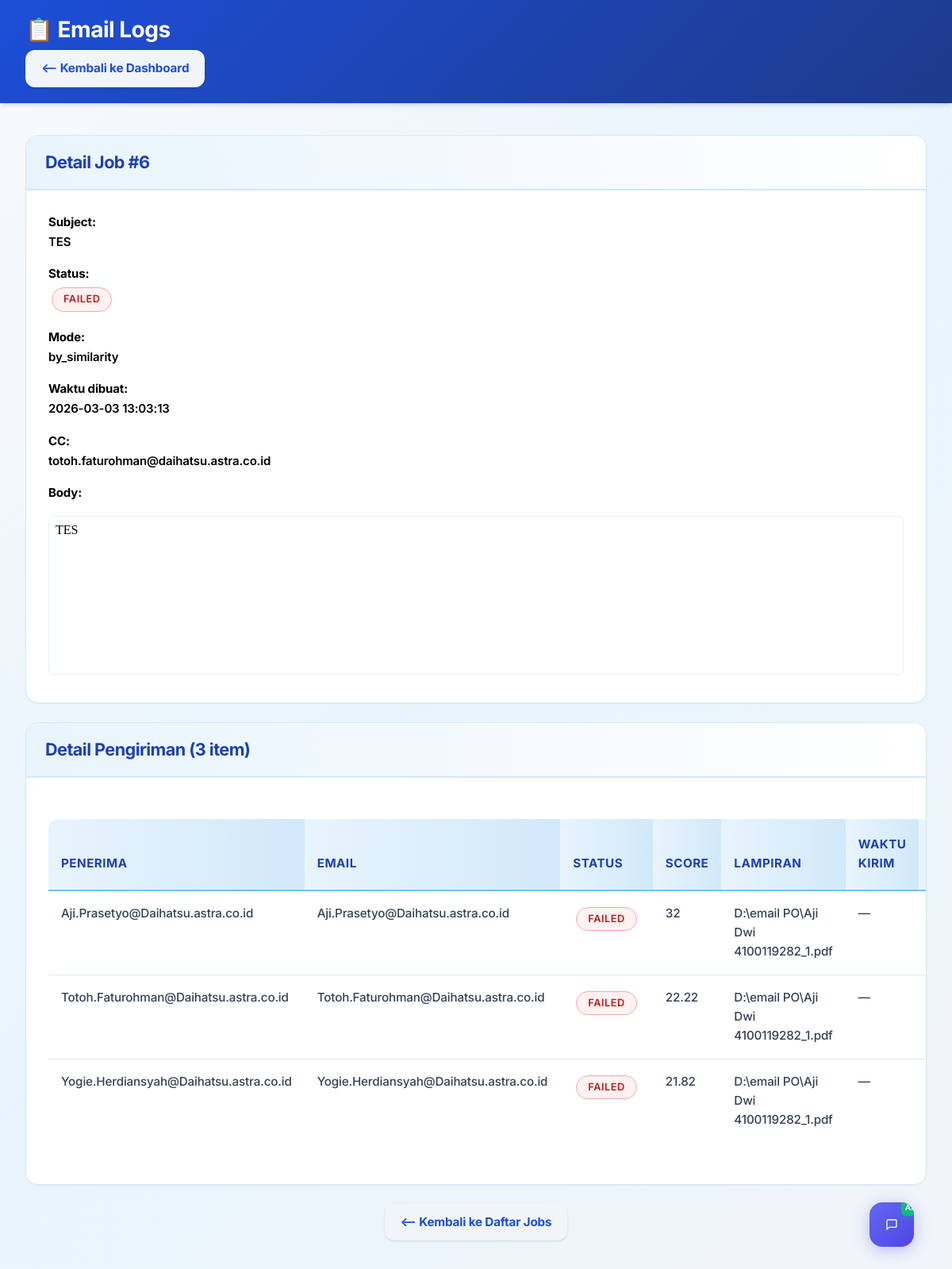
Screenshot of /logs.php?job=6 (signed in) with the database file from the repository.
### tables this page shows
CREATE TABLE IF NOT EXISTS `mail_jobs` (
  `id` int NOT NULL AUTO_INCREMENT,
  `created_by` int DEFAULT NULL COMMENT 'User ID who created this job',
  `created_at` datetime DEFAULT CURRENT_TIMESTAMP,
  `subject` varchar(255) NOT NULL,
  `body` mediumtext NOT NULL,
  `cc` varchar(500) DEFAULT NULL,
  `mode` enum('by_similarity','manual') DEFAULT 'by_similarity',
  `status` enum('pending','processing','completed','failed') DEFAULT 'pending',
  `bounce_count` int DEFAULT '0',
  `complaint_count` int DEFAULT '0',
  `open_count` int DEFAULT '0',
  `click_count` int DEFAULT '0',
  PRIMARY KEY (`id`),
  KEY `idx_status_created` (`status`,`created_at`),
  KEY `idx_created_at` (`created_at`),
  KEY `idx_created_by` (`created_by`),
  KEY `idx_created_by_status` (`created_by`,`status`),
  KEY `idx_created_by_created_at` (`created_by`,`created_at` DESC),
  CONSTRAINT `fk_mail_jobs_created_by` FOREIGN KEY (`created_by`) REFERENCES `users` (`id`) ON DELETE SET NULL
);

CREATE TABLE IF NOT EXISTS `mail_job_items` (
  `id` int NOT NULL AUTO_INCREMENT,
  `mail_job_id` int NOT NULL,
  `recipient_email` varchar(200) NOT NULL,
  `recipient_name` varchar(200) DEFAULT NULL,
  `attachment_path` varchar(500) DEFAULT NULL,
  `similarity_score` decimal(5,2) DEFAULT NULL,
  `status` enum('pending','sent','failed','skipped') DEFAULT 'pending',
  `status_message` text,
  `sent_at` datetime DEFAULT NULL,
  `is_opened` tinyint(1) DEFAULT '0',
  `open_count` int DEFAULT '0',
  `first_opened_at` datetime DEFAULT NULL,
  `click_count` int DEFAULT '0',
  `tracking_pixel_code` varchar(32) DEFAULT NULL,
  PRIMARY KEY (`id`),
  KEY `idx_job` (`mail_job_id`),
  KEY `idx_status` (`status`),
  KEY `idx_mail_job_recipient` (`mail_job_id`,`recipient_email`),
  KEY `idx_recipient_email` (`recipient_email`),
  KEY `idx_opened` (`is_opened`),
  KEY `idx_tracking_code` (`tracking_pixel_code`),
  CONSTRAINT `mail_job_items_ibfk_1` FOREIGN KEY (`mail_job_id`) REFERENCES `mail_jobs` (`id`) ON DELETE CASCADE
);

### lib/util.php (called while the page is built, shortened)
<?php
function e(string $s): string {
    return htmlspecialchars($s, ENT_QUOTES | ENT_HTML5, 'UTF-8');
}
?>

### public/logs.php (the view, shortened to what this page needs)
<?php
require_once __DIR__ . '/../lib/util.php';
$pdo = DB::conn();
$userId = $_SESSION['user']['id'] ?? null;
$stmt = $pdo->prepare("
    SELECT
        j.id,
        j.created_at,
        j.subject,
        j.status,
        j.cc,
        COUNT(i.id) as total_items,
        SUM(CASE WHEN i.status = 'sent' THEN 1 ELSE 0 END) as sent_count,
        SUM(CASE WHEN i.status = 'failed' THEN 1 ELSE 0 END) as failed_count,
        SUM(CASE WHEN i.status = 'pending' THEN 1 ELSE 0 END) as pending_count,
        SUM(CASE WHEN i.status = 'skipped' THEN 1 ELSE 0 END) as skipped_count
    FROM mail_jobs j
    LEFT JOIN mail_job_items i ON i.mail_job_id = j.id
    WHERE j.created_by = ?
    GROUP BY j.id, j.created_at, j.subject, j.status, j.cc
    ORDER BY j.created_at DESC
");
$stmt->execute([$userId]);
$jobs = $stmt->fetchAll(PDO::FETCH_ASSOC);
$selectedJobId = isset($_GET['job']) ? intval($_GET['job']) : null;
$jobDetails = [];
if ($selectedJobId) {
    $stmt = $pdo->prepare("
        SELECT
            j.id,
            j.created_at,
            j.subject,
            j.body,
            j.status,
            j.cc,
            j.mode
        FROM mail_jobs j
        WHERE j.id = ?
    ");
    $stmt->execute([$selectedJobId]);
    $jobDetails['info'] = $stmt->fetch(PDO::FETCH_ASSOC);
    if ($jobDetails['info']) {
        $stmt = $pdo->prepare("
            SELECT *
            FROM mail_job_items
            WHERE mail_job_id = ?
            ORDER BY recipient_email
        ");
        $stmt->execute([$selectedJobId]);
        $jobDetails['items'] = $stmt->fetchAll(PDO::FETCH_ASSOC);
    }
}
?>
<!doctype html>
<html lang="id">
<head>
<link rel="stylesheet" href="https://cdn.jsdelivr.net/npm/bootstrap@5.3.0/dist/css/bootstrap.min.css">
<link rel="stylesheet" href="../assets/css/custom.css?v=3.0">
</head>
<body>
<header>
  <h2 style="margin:0;">📋 Email Logs</h2>
  <div style="margin-top:8px;">
    <a class="btn secondary" href="index.php">⟵ Kembali ke Dashboard</a>
  </div>
</header>
<main>
  <?php if (empty($jobs)): ?>
    <div class="card">
      <div class="body">
        <p class="small"><em>Belum ada email yang dikirim.</em></p>
      </div>
    </div>
  <?php else: ?>
    <?php if ($selectedJobId && $jobDetails['info']): ?>
      <div class="card">
        <h3>Detail Job #<?= e($jobDetails['info']['id']) ?></h3>
        <div class="body">
          <div class="grid-2">
            <div>
              <p style="color:black;"><strong>Subject:</strong><br><?= e($jobDetails['info']['subject']) ?></p>
              <p style="color:black;"><strong>Status:</strong><br><span class="badge <?= strtolower($jobDetails['info']['status']) ?>"><?= e($jobDetails['info']['status']) ?></span></p>
              <p style="color:black;"><strong>Mode:</strong><br><?= e($jobDetails['info']['mode']) ?></p>
            </div>
            <div>
              <p style="color:black;"><strong>Waktu dibuat:</strong><br><?= e($jobDetails['info']['created_at']) ?></p>
              <p style="color:black;"><strong>CC:</strong><br><?= e($jobDetails['info']['cc'] ?: '—') ?></p>
            </div>
          </div>
          <p style="color:black;"><strong>Body:</strong></p>
          <iframe sandbox="" srcdoc="<?= htmlspecialchars('<html><body style=&quot;font-family:Segoe UI,Arial,sans-serif;font-size:14px;line-height:1.6;color:#222;margin:0;padding:10px;&quot;>' . $jobDetails['info']['body'] . '</body></html>', ENT_QUOTES, 'UTF-8') ?>" style="width:100%;min-height:200px;max-height:400px;border:1px solid #E3F2FD;border-radius:6px;background:#fff;"></iframe>
        </div>
      </div>
      <div class="card">
        <h3>Detail Pengiriman (<?= count($jobDetails['items']) ?> item)</h3>
        <div class="body">
          <table class="table">
            <thead>
              <tr>
                <th>Penerima</th>
                <th>Email</th>
                <th>Status</th>
                <th>Score</th>
                <th>Lampiran</th>
                <th>Waktu Kirim</th>
                <th>Pesan</th>
              </tr>
            </thead>
            <tbody>
              <?php foreach ($jobDetails['items'] as $item): ?>
                <tr>
                  <td><?= e($item['recipient_name'] ?: '—') ?></td>
                  <td><?= e($item['recipient_email']) ?></td>
                  <td><span class="badge <?= strtolower($item['status']) ?>"><?= e($item['status']) ?></span></td>
                  <td><?= isset($item['similarity_score']) ? round($item['similarity_score'], 2) : '—' ?></td>
                  <td><?= e(basename($item['attachment_path'] ?? '')) ?: '—' ?></td>
                  <td><?= e($item['sent_at'] ?: '—') ?></td>
                  <td title="<?= e($item['status_message'] ?: '') ?>"><span class="small"><?= e(substr($item['status_message'] ?? '', 0, 40)) ?><?= strlen($item['status_message'] ?? '') > 40 ? '...' : '' ?></span></td>
                </tr>
              <?php endforeach; ?>
            </tbody>
          </table>
        </div>
      </div>
      <p style="text-align:center;">
        <a class="btn secondary" href="logs.php">⟵ Kembali ke Daftar Jobs</a>
      </p>
    <?php endif; ?>
  <?php endif; ?>
</main>
</body>
</html>

### public/logs.php (style rules this page uses)
body { font-weight: 500; }
h1, h2, h3, h4, h5, h6 { font-weight: 700; }
p, span, td, th, a { font-weight: 600; }
strong, .strong { font-weight: 700; }
.btn { font-weight: 600; }
.badge { font-weight: 600; }
table { font-weight: 600; }
.table thead th { font-weight: 700; }
.card h3 { font-weight: 700; }
main { animation: fadeInUp 0.6s ease-out 0.1s both; }

### rows the page displays
mail_jobs: id "6", subject "TES", status "FAILED", mode "by_similarity", created_at "2026-03-03 13:03:13", cc "totoh.faturohman@daihatsu.astra.co.id"
mail_job_items: recipient_name "Aji.Prasetyo@Daihatsu.astra.co.id", recipient_email "Aji.Prasetyo@Daihatsu.astra.co.id", status "FAILED", similarity_score "32", attachment_path "D:\\email PO\\Aji Dwi 4100119282_1.pdf", sent_at "—"
mail_job_items: recipient_name "Totoh.Faturohman@Daihatsu.astra.co.id", recipient_email "Totoh.Faturohman@Daihatsu.astra.co.id", status "FAILED", similarity_score "22.22", attachment_path "D:\\email PO\\Aji Dwi 4100119282_1.pdf", sent_at "—"
mail_job_items: recipient_name "Yogie.Herdiansyah@Daihatsu.astra.co.id", recipient_email "Yogie.Herdiansyah@Daihatsu.astra.co.id", status "FAILED", similarity_score "21.82", attachment_path "D:\\email PO\\Aji Dwi 4100119282_1.pdf", sent_at "—"

### other values shown
count($jobDetails['items']) "3"
